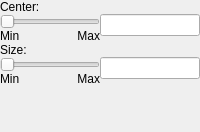
             <widget class="QWidget" name="tab_5">
              <attribute name="title">
               <string>Z</string>
              </attribute>
              <layout class="QVBoxLayout" name="verticalLayout_6">
               <property name="spacing">
                <number>0</number>
               </property>
               <property name="leftMargin">
                <number>0</number>
               </property>
               <property name="topMargin">
                <number>0</number>
               </property>
               <property name="rightMargin">
                <number>0</number>
               </property>
               <property name="bottomMargin">
                <number>0</number>
               </property>
               <item>
                <layout class="QVBoxLayout" name="verticalLayout_21">
                 <property name="spacing">
                  <number>0</number>
                 </property>
                 <item>
                  <widget class="QLabel" name="label_30">
                   <property name="text">
                    <string>Center:</string>
                   </property>
                   <property name="alignment">
                    <set>Qt::AlignLeading|Qt::AlignLeft|Qt::AlignVCenter</set>
                   </property>
                  </widget>
                 </item>
                 <item>
                  <layout class="QHBoxLayout" name="horizontalLayout_24">
                   <property name="spacing">
                    <number>0</number>
                   </property>
                   <item>
                    <layout class="QVBoxLayout" name="verticalLayout_22">
                     <property name="spacing">
                      <number>0</number>
                     </property>
                     <item>
                      <widget class="QSlider" name="centerZSlider">
                       <property name="orientation">
                        <enum>Qt::Horizontal</enum>
                       </property>
                      </widget>
                     </item>
                     <item>
                      <layout class="QHBoxLayout" name="horizontalLayout_33">
                       <property name="spacing">
                        <number>0</number>
                       </property>
                       <item>
                        <widget class="QLabel" name="centerZMinLabel">
                         <property name="text">
                          <string>Min</string>
                         </property>
                        </widget>
                       </item>
                       <item>
                        <widget class="QLabel" name="centerZMaxLabel">
                         <property name="text">
                          <string>Max</string>
                         </property>
                         <property name="alignment">
                          <set>Qt::AlignRight|Qt::AlignTrailing|Qt::AlignVCenter</set>
                         </property>
                        </widget>
                       </item>
                      </layout>
                     </item>
                    </layout>
                   </item>
                   <item>
                    <layout class="QVBoxLayout" name="verticalLayout_58">
                     <property name="spacing">
                      <number>0</number>
                     </property>
                     <item>
                      <widget class="QLineEdit" name="centerZEdit">
                       <property name="sizePolicy">
                        <sizepolicy hsizetype="Minimum" vsizetype="Fixed">
                         <horstretch>0</horstretch>
                         <verstretch>0</verstretch>
                        </sizepolicy>
                       </property>
                       <property name="minimumSize">
                        <size>
                         <width>100</width>
                         <height>0</height>
                        </size>
                       </property>
                       <property name="maximumSize">
                        <size>
                         <width>100</width>
                         <height>16777215</height>
                        </size>
                       </property>
                       <property name="alignment">
                        <set>Qt::AlignCenter</set>
                       </property>
                      </widget>
                     </item>
                     <item>
                      <spacer name="verticalSpacer_66">
                       <property name="orientation">
                        <enum>Qt::Vertical</enum>
                       </property>
                       <property name="sizeType">
                        <enum>QSizePolicy::MinimumExpanding</enum>
                       </property>
                       <property name="sizeHint" stdset="0">
                        <size>
                         <width>20</width>
                         <height>5</height>
                        </size>
                       </property>
                      </spacer>
                     </item>
                    </layout>
                   </item>
                  </layout>
                 </item>
                </layout>
               </item>
               <item>
                <layout class="QVBoxLayout" name="verticalLayout_23">
                 <property name="spacing">
                  <number>0</number>
                 </property>
                 <item>
                  <widget class="QLabel" name="label_31">
                   <property name="text">
                    <string>Size:</string>
                   </property>
                   <property name="alignment">
                    <set>Qt::AlignLeading|Qt::AlignLeft|Qt::AlignVCenter</set>
                   </property>
                  </widget>
                 </item>
                 <item>
                  <layout class="QHBoxLayout" name="horizontalLayout_25">
                   <property name="spacing">
                    <number>0</number>
                   </property>
                   <item>
                    <layout class="QVBoxLayout" name="verticalLayout_24">
                     <property name="spacing">
                      <number>0</number>
                     </property>
                     <item>
                      <widget class="QSlider" name="sizeZSlider">
                       <property name="orientation">
                        <enum>Qt::Horizontal</enum>
                       </property>
                      </widget>
                     </item>
                     <item>
                      <layout class="QHBoxLayout" name="horizontalLayout_65">
                       <property name="spacing">
                        <number>0</number>
                       </property>
                       <item>
                        <widget class="QLabel" name="sizeZMinLabel">
                         <property name="text">
                          <string>Min</string>
                         </property>
                        </widget>
                       </item>
                       <item>
                        <widget class="QLabel" name="sizeZMaxLabel">
                         <property name="text">
                          <string>Max</string>
                         </property>
                         <property name="alignment">
                          <set>Qt::AlignRight|Qt::AlignTrailing|Qt::AlignVCenter</set>
                         </property>
                        </widget>
                       </item>
                      </layout>
                     </item>
                    </layout>
                   </item>
                   <item>
                    <layout class="QVBoxLayout" name="verticalLayout_101">
                     <property name="spacing">
                      <number>0</number>
                     </property>
                     <item>
                      <widget class="QLineEdit" name="sizeZEdit">
                       <property name="sizePolicy">
                        <sizepolicy hsizetype="Minimum" vsizetype="Fixed">
                         <horstretch>0</horstretch>
                         <verstretch>0</verstretch>
                        </sizepolicy>
                       </property>
                       <property name="minimumSize">
                        <size>
                         <width>100</width>
                         <height>0</height>
                        </size>
                       </property>
                       <property name="maximumSize">
                        <size>
                         <width>100</width>
                         <height>16777215</height>
                        </size>
                       </property>
                       <property name="alignment">
                        <set>Qt::AlignCenter</set>
                       </property>
                      </widget>
                     </item>
                     <item>
                      <spacer name="verticalSpacer_71">
                       <property name="orientation">
                        <enum>Qt::Vertical</enum>
                       </property>
                       <property name="sizeType">
                        <enum>QSizePolicy::MinimumExpanding</enum>
                       </property>
                       <property name="sizeHint" stdset="0">
                        <size>
                         <width>20</width>
                         <height>5</height>
                        </size>
                       </property>
                      </spacer>
                     </item>
                    </layout>
                   </item>
                  </layout>
                 </item>
                </layout>
               </item>
               <item>
                <spacer name="verticalSpacer_3">
                 <property name="orientation">
                  <enum>Qt::Vertical</enum>
                 </property>
                 <property name="sizeHint" stdset="0">
                  <size>
                   <width>20</width>
                   <height>46</height>
                  </size>
                 </property>
                </spacer>
               </item>
              </layout>
             </widget>
